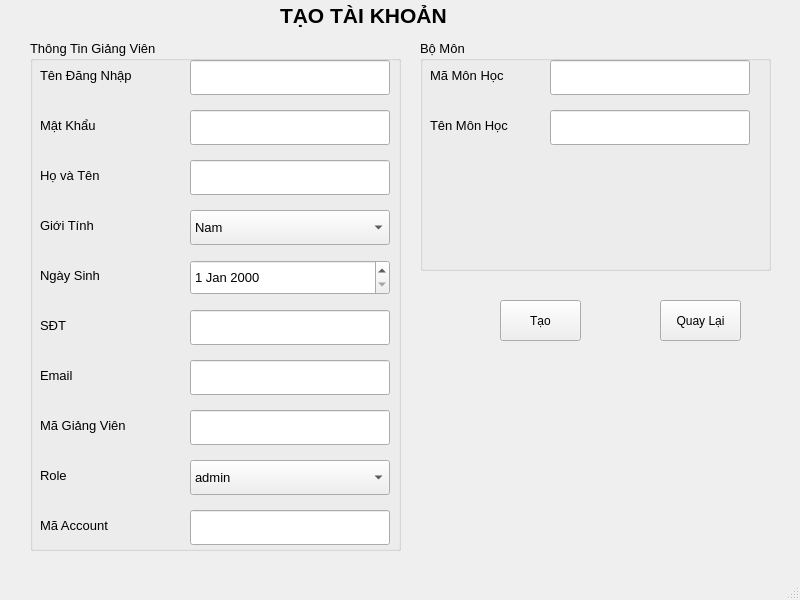
<?xml version="1.0" encoding="UTF-8"?>
<ui version="4.0">
 <class>MainWindow</class>
 <widget class="QMainWindow" name="MainWindow">
  <property name="geometry">
   <rect>
    <x>0</x>
    <y>0</y>
    <width>800</width>
    <height>600</height>
   </rect>
  </property>
  <property name="minimumSize">
   <size>
    <width>635</width>
    <height>434</height>
   </size>
  </property>
  <property name="maximumSize">
   <size>
    <width>800</width>
    <height>600</height>
   </size>
  </property>
  <property name="windowTitle">
   <string>MainWindow</string>
  </property>
  <widget class="QWidget" name="centralwidget">
   <widget class="QLabel" name="label">
    <property name="geometry">
     <rect>
      <x>280</x>
      <y>-10</y>
      <width>241</width>
      <height>51</height>
     </rect>
    </property>
    <property name="font">
     <font>
      <family>Microsoft YaHei UI</family>
      <pointsize>16</pointsize>
      <weight>75</weight>
      <bold>true</bold>
     </font>
    </property>
    <property name="mouseTracking">
     <bool>false</bool>
    </property>
    <property name="text">
     <string>TẠO TÀI KHOẢN</string>
    </property>
   </widget>
   <widget class="QGroupBox" name="groupBox">
    <property name="geometry">
     <rect>
      <x>30</x>
      <y>40</y>
      <width>371</width>
      <height>511</height>
     </rect>
    </property>
    <property name="font">
     <font>
      <pointsize>10</pointsize>
     </font>
    </property>
    <property name="title">
     <string>Thông Tin Giảng Viên</string>
    </property>
    <widget class="QLabel" name="label_2">
     <property name="geometry">
      <rect>
       <x>10</x>
       <y>120</y>
       <width>100</width>
       <height>30</height>
      </rect>
     </property>
     <property name="text">
      <string>Họ và Tên</string>
     </property>
    </widget>
    <widget class="QLineEdit" name="username">
     <property name="geometry">
      <rect>
       <x>160</x>
       <y>20</y>
       <width>200</width>
       <height>35</height>
      </rect>
     </property>
    </widget>
    <widget class="QLabel" name="label_3">
     <property name="geometry">
      <rect>
       <x>10</x>
       <y>20</y>
       <width>131</width>
       <height>30</height>
      </rect>
     </property>
     <property name="text">
      <string>Tên Đăng Nhập</string>
     </property>
    </widget>
    <widget class="QLabel" name="label_4">
     <property name="geometry">
      <rect>
       <x>10</x>
       <y>70</y>
       <width>100</width>
       <height>30</height>
      </rect>
     </property>
     <property name="text">
      <string>Mật Khẩu</string>
     </property>
    </widget>
    <widget class="QLabel" name="label_5">
     <property name="geometry">
      <rect>
       <x>10</x>
       <y>170</y>
       <width>100</width>
       <height>30</height>
      </rect>
     </property>
     <property name="text">
      <string>Giới Tính</string>
     </property>
    </widget>
    <widget class="QLabel" name="label_6">
     <property name="geometry">
      <rect>
       <x>10</x>
       <y>220</y>
       <width>100</width>
       <height>30</height>
      </rect>
     </property>
     <property name="text">
      <string>Ngày Sinh</string>
     </property>
    </widget>
    <widget class="QLabel" name="label_7">
     <property name="geometry">
      <rect>
       <x>10</x>
       <y>270</y>
       <width>100</width>
       <height>30</height>
      </rect>
     </property>
     <property name="text">
      <string>SĐT</string>
     </property>
    </widget>
    <widget class="QLabel" name="label_8">
     <property name="geometry">
      <rect>
       <x>10</x>
       <y>320</y>
       <width>100</width>
       <height>30</height>
      </rect>
     </property>
     <property name="text">
      <string>Email</string>
     </property>
    </widget>
    <widget class="QLineEdit" name="password">
     <property name="geometry">
      <rect>
       <x>160</x>
       <y>70</y>
       <width>200</width>
       <height>35</height>
      </rect>
     </property>
    </widget>
    <widget class="QLineEdit" name="name">
     <property name="geometry">
      <rect>
       <x>160</x>
       <y>120</y>
       <width>200</width>
       <height>35</height>
      </rect>
     </property>
    </widget>
    <widget class="QComboBox" name="gioi_tinh">
     <property name="geometry">
      <rect>
       <x>160</x>
       <y>170</y>
       <width>200</width>
       <height>35</height>
      </rect>
     </property>
     <item>
      <property name="text">
       <string>Nam</string>
      </property>
     </item>
     <item>
      <property name="text">
       <string>Nữ</string>
      </property>
     </item>
    </widget>
    <widget class="QLineEdit" name="numphone">
     <property name="geometry">
      <rect>
       <x>160</x>
       <y>270</y>
       <width>200</width>
       <height>35</height>
      </rect>
     </property>
    </widget>
    <widget class="QLineEdit" name="mail">
     <property name="geometry">
      <rect>
       <x>160</x>
       <y>320</y>
       <width>200</width>
       <height>35</height>
      </rect>
     </property>
    </widget>
    <widget class="QLabel" name="label_12">
     <property name="geometry">
      <rect>
       <x>10</x>
       <y>370</y>
       <width>121</width>
       <height>30</height>
      </rect>
     </property>
     <property name="text">
      <string>Mã Giảng Viên</string>
     </property>
    </widget>
    <widget class="QLineEdit" name="maGV">
     <property name="geometry">
      <rect>
       <x>160</x>
       <y>370</y>
       <width>200</width>
       <height>35</height>
      </rect>
     </property>
    </widget>
    <widget class="QLabel" name="label_11">
     <property name="geometry">
      <rect>
       <x>10</x>
       <y>420</y>
       <width>100</width>
       <height>30</height>
      </rect>
     </property>
     <property name="text">
      <string>Role</string>
     </property>
    </widget>
    <widget class="QComboBox" name="role">
     <property name="geometry">
      <rect>
       <x>160</x>
       <y>420</y>
       <width>200</width>
       <height>35</height>
      </rect>
     </property>
     <item>
      <property name="text">
       <string>admin</string>
      </property>
     </item>
     <item>
      <property name="text">
       <string>giangvien</string>
      </property>
     </item>
    </widget>
    <widget class="QLabel" name="label_13">
     <property name="geometry">
      <rect>
       <x>10</x>
       <y>470</y>
       <width>100</width>
       <height>30</height>
      </rect>
     </property>
     <property name="text">
      <string>Mã Account</string>
     </property>
    </widget>
    <widget class="QLineEdit" name="maAcc">
     <property name="geometry">
      <rect>
       <x>160</x>
       <y>470</y>
       <width>200</width>
       <height>35</height>
      </rect>
     </property>
    </widget>
    <widget class="QDateEdit" name="date">
     <property name="geometry">
      <rect>
       <x>160</x>
       <y>220</y>
       <width>200</width>
       <height>35</height>
      </rect>
     </property>
    </widget>
   </widget>
   <widget class="QPushButton" name="save">
    <property name="geometry">
     <rect>
      <x>500</x>
      <y>300</y>
      <width>81</width>
      <height>41</height>
     </rect>
    </property>
    <property name="font">
     <font>
      <pointsize>9</pointsize>
      <weight>50</weight>
      <bold>false</bold>
     </font>
    </property>
    <property name="text">
     <string>Tạo</string>
    </property>
   </widget>
   <widget class="QPushButton" name="btnback">
    <property name="geometry">
     <rect>
      <x>660</x>
      <y>300</y>
      <width>81</width>
      <height>41</height>
     </rect>
    </property>
    <property name="font">
     <font>
      <pointsize>9</pointsize>
      <weight>50</weight>
      <bold>false</bold>
     </font>
    </property>
    <property name="text">
     <string>Quay Lại</string>
    </property>
   </widget>
   <widget class="QGroupBox" name="groupBox_2">
    <property name="geometry">
     <rect>
      <x>420</x>
      <y>40</y>
      <width>351</width>
      <height>231</height>
     </rect>
    </property>
    <property name="font">
     <font>
      <pointsize>10</pointsize>
     </font>
    </property>
    <property name="title">
     <string>Bộ Môn</string>
    </property>
    <widget class="QLabel" name="lb1234">
     <property name="geometry">
      <rect>
       <x>10</x>
       <y>20</y>
       <width>100</width>
       <height>30</height>
      </rect>
     </property>
     <property name="text">
      <string>Mã Môn Học</string>
     </property>
    </widget>
    <widget class="QLabel" name="label_10">
     <property name="geometry">
      <rect>
       <x>10</x>
       <y>70</y>
       <width>100</width>
       <height>30</height>
      </rect>
     </property>
     <property name="text">
      <string>Tên Môn Học</string>
     </property>
    </widget>
    <widget class="QLineEdit" name="ma_mon">
     <property name="geometry">
      <rect>
       <x>130</x>
       <y>20</y>
       <width>200</width>
       <height>35</height>
      </rect>
     </property>
    </widget>
    <widget class="QLineEdit" name="ten_mon">
     <property name="geometry">
      <rect>
       <x>130</x>
       <y>70</y>
       <width>200</width>
       <height>35</height>
      </rect>
     </property>
    </widget>
   </widget>
  </widget>
  <widget class="QMenuBar" name="menubar">
   <property name="geometry">
    <rect>
     <x>0</x>
     <y>0</y>
     <width>800</width>
     <height>26</height>
    </rect>
   </property>
  </widget>
  <widget class="QStatusBar" name="statusbar"/>
 </widget>
 <resources/>
 <connections/>
</ui>
